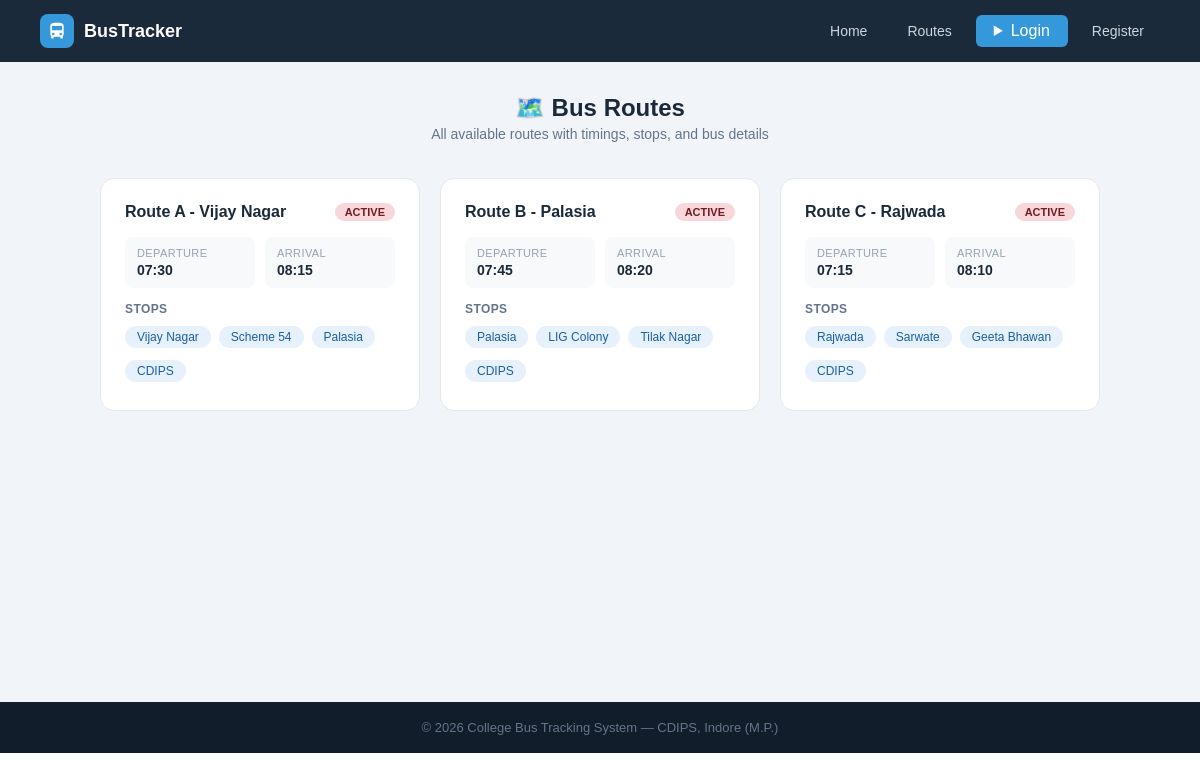
Before: /routes-info with the older database file.
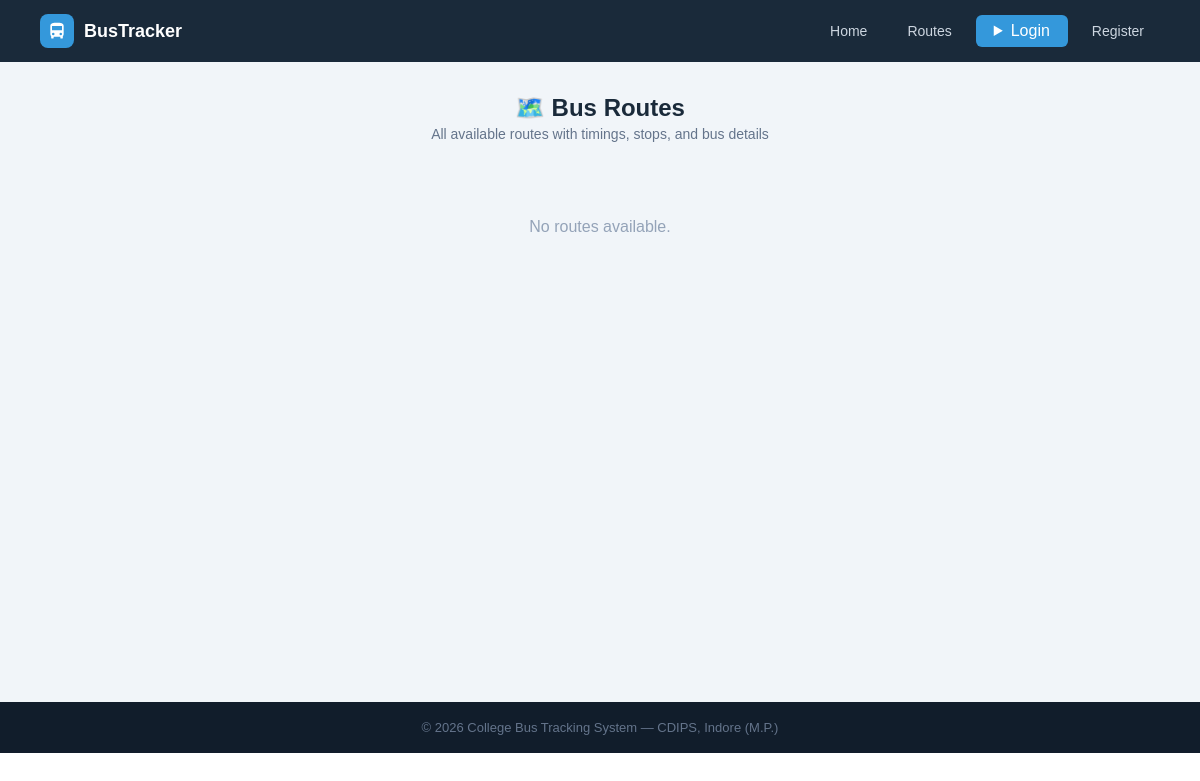
After: the same page with the newer database file.
### tables this page shows
CREATE TABLE routes (
        id INTEGER PRIMARY KEY AUTOINCREMENT,
        route_name TEXT NOT NULL, bus_id INTEGER,
        start_point TEXT, end_point TEXT,
        departure_time TEXT, arrival_time TEXT, stops TEXT, original_bus_id INTEGER,
        FOREIGN KEY(bus_id) REFERENCES buses(id));

### app.py (the view)
@app.route('/routes-info')
def routes_page():
    db = get_db()
    routes = db.execute('''SELECT r.*,b.bus_number,b.driver_name,b.status
                           FROM routes r LEFT JOIN buses b ON r.bus_id=b.id''').fetchall()
    db.close(); return render_template('routes.html', routes=routes)

### app.py (called while the page is built, shortened)
def get_db():
    conn = sqlite3.connect(DB)
    conn.row_factory = sqlite3.Row
    return conn

@app.context_processor
def inject_notifications():
    return dict(notifications=[], unread_count=0)

### templates/routes.html (shortened to what this page needs)
{% extends "base.html" %}
{% block content %}
<div class="page">
    <div class="page-header" style="text-align:center;margin-bottom:36px">
        <h1>🗺️ Bus Routes</h1>
        <p>All available routes with timings, stops, and bus details</p>
    </div>
    <div class="routes-grid">
    {% for r in routes %}
    <div class="route-card">
        <div class="route-header">
            <div class="route-name">{{ r.route_name }}</div>
            <span class="badge {{ 'badge-green' if r.status == 'active' else 'badge-red' }}">
                {{ r.status.upper() if r.status else 'ACTIVE' }}
            </span>
        </div>
        <div class="route-info">
            <div class="ri-item"><div class="key">Departure</div><div class="val">{{ r.departure_time }}</div></div>
            <div class="ri-item"><div class="key">Arrival</div><div class="val">{{ r.arrival_time }}</div></div>
        </div>
        <div class="stops-label">Stops</div>
        <div class="stops-flow">
            {% set stop_list = r.stops.replace('-', '→').replace(',', '→').split('→') %}
            {% for stop in stop_list %}
            <span class="stop-chip">{{ stop.strip() }}</span>
            {% endfor %}
        </div>
    </div>
    {% else %}
    <div style="text-align:center;color:#94a3b8;padding:40px;grid-column:1/-1">No routes available.</div>
    {% endfor %}
    </div>
</div>
{% endblock %}

### templates/base.html (shortened to what this page needs)
<!DOCTYPE html>
<html lang="en">
<head>
    <link rel="stylesheet" href="{{ url_for('static', filename='css/style.css') }}">
</head>
<body>
<nav>
    <div class="nav-logo">
        <div class="nav-logo-icon">
            <svg viewBox="0 0 24 24"><path d="M4 16c0 .88.39 1.67 1 2.22V20a1 1 0 001 1h1a1 1 0 001-1v-1h8v1a1 1 0 001 1h1a1 1 0 001-1v-1.78c.61-.55 1-1.34 1-2.22V6c0-3.5-3.58-4-8-4S4 2.5 4 6v10zm3.5 1a1.5 1.5 0 110-3 1.5 1.5 0 010 3zm9 0a1.5 1.5 0 110-3 1.5 1.5 0 010 3zM6 6h12v5H6V6z"/></svg>
        </div>
        <span>BusTracker</span>
    </div>
    <div class="nav-links">
        <a href="{{ url_for('home') }}">Home</a>
        <a href="{{ url_for('routes_page') }}">Routes</a>
        {% if 'admin' in session or 'student' in session %}
            {% if 'admin' in session %}
                <a href="{{ url_for('admin_dashboard') }}">Admin Panel</a>
                <a href="{{ url_for('students_list') }}">Students</a>
                <a href="{{ url_for('gate_logs_page') }}">Gate Logs</a>
                <a href="{{ url_for('admin_reports') }}">📊 Reports</a>
            {% else %}
                <a href="{{ url_for('dashboard') }}">My Dashboard</a>
                <details class="bell-wrap">
                    <summary class="bell-btn">
                        🔔
                        {% if unread_count > 0 %}
                        <span class="bell-badge">{{ unread_count }}</span>
                        {% endif %}
                    </summary>
                    <div class="bell-dropdown">
                        <div class="bell-dropdown-header">
                            <span>Notifications</span>
                            <div style="display:flex;gap:6px;">
                                {% if unread_count > 0 %}
                                <form method="POST" action="{{ url_for('mark_notifications_read') }}">
                                    <button class="bell-action-btn">✓ Read</button>
                                </form>
                                {% endif %}
                                {% if notifications %}
                                <form method="POST" action="{{ url_for('delete_all_notifications') }}"
                                      onsubmit="return confirm('Delete all notification?')">
                                    <button class="bell-action-btn bell-delete-btn">🗑 Delete all</button>
                                </form>
                                {% endif %}
                            </div>
                        </div>
                        {% if notifications %}
                            {% for n in notifications %}
                            <div class="bell-notif-item {{ 'bell-unread' if not n.is_read else '' }}">
                                <div class="bell-notif-row">
                                    <div class="bell-notif-msg">{{ n.message }}</div>
                                    <form method="POST" action="{{ url_for('delete_notification', nid=n.id) }}">
                                        <button class="bell-del-one" title="Delete">✕</button>
                                    </form>
                                </div>
                                <div class="bell-notif-time">🕐 {{ n.created_at[:16] if n.created_at else '' }}</div>
                            </div>
                            {% endfor %}
                        {% else %}
                        <div class="bell-empty">
                            <span>🔕</span>
                            <div>No notification available</div>
                        </div>
                        {% endif %}
                    </div>
                </details>
            {% endif %}
            <span style="color:#94a3b8;font-size:13px">
                Hi,
                {% if 'admin' in session %}
                {{ session['admin']['name'] }}
                {% else %}
                {{ session['student']['name'] }}
                {% endif %}
            </span>
            {% if 'admin' in session %}
            <a href="/logout/admin" class="btn-danger">Logout</a>
            {% else %}
            <a href="/logout/student" class="btn-danger">Logout</a>
            {% endif %}
        {% else %}
            <div style="position: relative; display: inline-block;">
                <details style="list-style: none;">
                    <summary class="btn-nav" style="cursor: pointer; user-select: none;">
                        Login
                    </summary>
                </details>
            </div>
            <a href="{{ url_for('register') }}">Register</a>
        {% endif %}
    </div>
</nav>
{% block content %}{% endblock %}
<footer><p>© 2026 College Bus Tracking System — CDIPS, Indore (M.P.)</p></footer>
</body>
</html>

### static/css/style.css (style rules this page uses)
* { margin: 0; padding: 0; box-sizing: border-box; font-family: Arial, sans-serif; }
a { text-decoration: none; }
nav { display: flex; justify-content: space-between; align-items: center; padding: 14px 40px; background: #1a2a3a; position: sticky; top: 0; z-index: 100; }
.nav-logo { display: flex; align-items: center; gap: 10px; }
.nav-logo-icon { width: 34px; height: 34px; background: #3498db; border-radius: 8px; display: flex; align-items: center; justify-content: center; }
.nav-logo-icon svg { width: 20px; height: 20px; fill: white; }
.nav-logo span { color: white; font-size: 18px; font-weight: bold; }
.nav-links { display: flex; gap: 8px; align-items: center; }
.nav-links a { color: #cdd6e0; font-size: 14px; padding: 7px 16px; border-radius: 6px; transition: background .2s; }
.nav-links .btn-nav { background: #3498db; color: white; padding: 7px 18px; border-radius: 6px; }
footer { background: #111d2b; color: #64748b; text-align: center; padding: 18px; font-size: 13px; }
.page { padding: 32px 40px; background: #f1f5f9; min-height: 80vh; }
.page-header { margin-bottom: 24px; }
.page-header h1 { font-size: 24px; color: #1a2a3a; font-weight: bold; }
.page-header p { font-size: 14px; color: #64748b; margin-top: 4px; }
.routes-grid { display: grid; grid-template-columns: repeat(auto-fit, minmax(300px, 1fr)); gap: 20px; max-width: 1000px; margin: 0 auto; }

Changed rows visible on the page:
removed routes: route_name "Route A - Vijay Nagar", status "ACTIVE", departure_time "07:30", arrival_time "08:15", strip "Vijay Nagar" "Scheme 54" "Palasia" "CDIPS"
removed routes: route_name "Route B - Palasia", status "ACTIVE", departure_time "07:45", arrival_time "08:20", strip "Palasia" "LIG Colony" "Tilak Nagar" "CDIPS"
removed routes: route_name "Route C - Rajwada", status "ACTIVE", departure_time "07:15", arrival_time "08:10", strip "Rajwada" "Sarwate" "Geeta Bhawan" "CDIPS"
Other visible differences:
text now shown: "No routes available."
